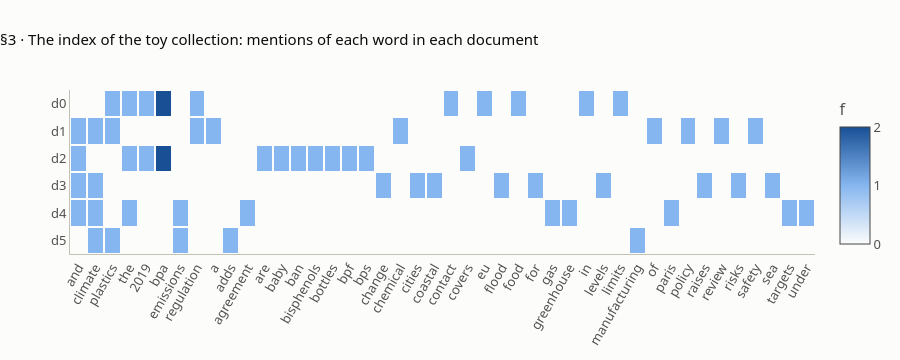
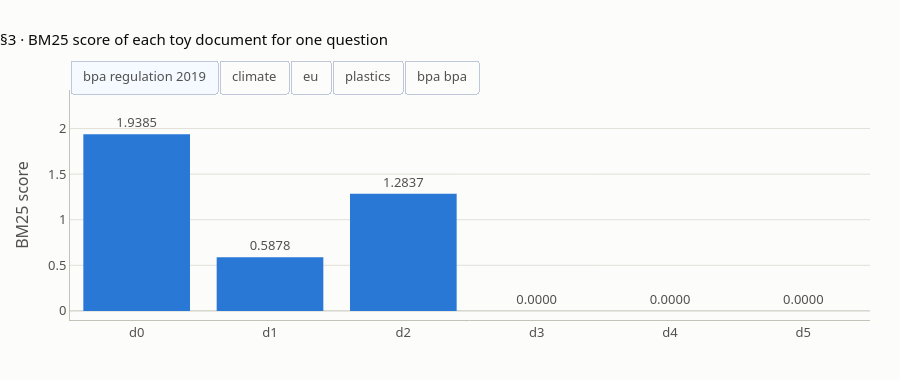

Notebook source saved alongside these figures, in order:
### Markdown cell above
## 3 · The index: word → the chunks that contain it

**What this verifies** (lesson §3), on the six-document **toy** collection of P3:
- the index itself: for every word, df (how many documents contain it) and idf (its weight);
- vocabulary 44, mean idf 1.089767 (computed before any flooring), floor 0.272442;
- the question "bpa regulation 2019" scores d0 1.938496, d2 1.28372, d1 0.587787, and the others 0.

**The charts.** The heatmap is the index: one row per document, one column per word; hover a cell for f, df and idf. The bar chart scores a question; the buttons switch questions. A document that shares no word with the question stays at 0.

### Code cell
TOY = [
    "BPA regulation (2019): the EU limits BPA in food-contact plastics.",
    "Climate policy and plastics: a review of chemical safety regulation.",
    "The 2019 BPA ban covers baby bottles; BPA, BPS and BPF are bisphenols.",
    "Climate change raises sea levels and flood risks for coastal cities.",
    "Greenhouse gas emissions and climate targets under the Paris Agreement.",
    "Plastics manufacturing adds climate emissions.",
]
TT = [tok_norm(d) for d in TOY]
toy = BM25Okapi(TT)
toy_df = collections.Counter(w for t in TT for w in set(t))
toy_raw = {w: math.log(len(TT) - n + 0.5) - math.log(n + 0.5) for w, n in toy_df.items()}
words = sorted(toy_df, key=lambda w: (-toy_df[w], w))
print("word          df  raw idf  idf used")
for w in words:
    print(f"{w:12s} {toy_df[w]:3d} {toy_raw[w]:+8.4f} {toy.idf[w]:9.6f}")
print()
check("§3 toy document lengths, avgdl", [[len(t) for t in TT], toy.avgdl], [[11, 10, 13, 11, 10, 5], 10.0])
check("§3 toy vocabulary", len(toy.idf), 44)
check("§3 toy mean idf (before the floor)", toy.average_idf, 1.089767, T6)
check("§3 toy floor = 0.25 × mean idf", 0.25 * toy.average_idf, 0.272442, T6)
q3 = tok_norm("bpa regulation 2019")
s3 = toy.get_scores(q3)
check("§3 'bpa regulation 2019' scores d0..d5", s3, [1.938496, 0.587787, 1.28372, 0, 0, 0], T6)
check("§3 ranking: d0, d2, d1 (the rest score 0)", [i for i in ranked(list(s3)) if s3[i] > 0], [0, 2, 1])
check("§3 the NumPy reference gives the same scores", float(np.abs(s3 - bm25_numpy(TT, q3)).max()), 0.0, 1e-12)

z = [[t.count(w) for w in words] for t in TT]
hover = [[f"d{i} · {w}<br>f (mentions here) = {t.count(w)}<br>df = {toy_df[w]} of 6 · idf used = {toy.idf[w]:.4f}"
          for w in words] for i, t in enumerate(TT)]
fig = go.Figure(go.Heatmap(z=z, x=words, y=[f"d{i}" for i in range(6)], text=hover, hoverinfo="text",
                           colorscale=[[0, SURFACE], [0.5, "#86b6ef"], [1, "#184f95"]], xgap=2, ygap=2,
                           colorbar=dict(title="f", tickvals=[0, 1, 2])))
fig.update_layout(title="§3 · The index of the toy collection: mentions of each word in each document", height=360,
                  xaxis=dict(tickangle=-60, showgrid=False), yaxis=dict(autorange="reversed", showgrid=False))
fig.show()

QS = ["bpa regulation 2019", "climate", "eu", "plastics", "bpa bpa"]
bars = {q: r5(toy.get_scores(tok_norm(q))) for q in QS}
fig = go.Figure(go.Bar(x=[f"d{i}" for i in range(6)], y=bars[QS[0]], marker=dict(color=BLUE),
                       text=[f"{v:.4f}" for v in bars[QS[0]]], textposition="outside",
                       hovertemplate="%{x}: score %{y:.6f}<extra></extra>"))
fig.update_layout(title="§3 · BM25 score of each toy document for one question", height=380,
                  yaxis=dict(title="BM25 score", range=[min(0, min(min(v) for v in bars.values())) - 0.1,
                                                         max(max(v) for v in bars.values()) * 1.25]),
                  updatemenus=[dict(type="buttons", direction="right", x=0, y=1.13, xanchor="left", showactive=True,
                                    buttons=[dict(label=q, method="restyle",
                                                  args=[{"y": [bars[q]], "text": [[f"{v:.4f}" for v in bars[q]]]}])
                                             for q in QS])])
fig.show()

### Figure 1 — Plotly figure (JSON) as saved in the notebook; plotly's stock layout.template omitted (floating-point values rounded to 4 significant figures; data arrays with more than 128 entries replaced by an {"elided": "..."} marker saying what was removed)
{"data": [{"colorbar": {"tickvals": [0, 1, 2], "title": {"text": "f"}}, "colorscale": [[0, "#fcfcfb"], [0.5, "#86b6ef"], [1, "#184f95"]], "hoverinfo": "text", "text": {"elided": "6x44 str values"}, "x": ["and", "climate", "plastics", "the", "2019", "bpa", "emissions", "regulation", "a", "adds", "agreement", "are", "baby", "ban", "bisphenols", "bottles", "bpf", "bps", "change", "chemical", "cities", "coastal", "contact", "covers", "eu", "flood", "food", "for", "gas", "greenhouse", "in", "levels", "limits", "manufacturing", "of", "paris", "policy", "raises", "review", "risks", "safety", "sea", "targets", "under"], "xgap": 2, "y": ["d0", "d1", "d2", "d3", "d4", "d5"], "ygap": 2, "z": {"elided": "6x44 int values"}, "type": "heatmap"}], "layout": {"xaxis": {"tickangle": -60, "showgrid": false}, "yaxis": {"autorange": "reversed", "showgrid": false}, "title": {"text": "§3 · The index of the toy collection: mentions of each word in each document"}, "height": 360}}

### Figure 2 — Plotly figure (JSON) as saved in the notebook; plotly's stock layout.template omitted (floating-point values rounded to 4 significant figures)
{"data": [{"hovertemplate": "%{x}: score %{y:.6f}<extra></extra>", "marker": {"color": "#2a78d6"}, "text": ["1.9385", "0.5878", "1.2837", "0.0000", "0.0000", "0.0000"], "textposition": "outside", "x": ["d0", "d1", "d2", "d3", "d4", "d5"], "y": [1.938, 0.5878, 1.284, 0.0, 0.0, 0.0], "type": "bar"}], "layout": {"yaxis": {"title": {"text": "BM25 score"}, "range": [-0.1, 2.423]}, "title": {"text": "§3 · BM25 score of each toy document for one question"}, "height": 380, "updatemenus": [{"buttons": [{"args": [{"y": [[1.938, 0.5878, 1.284, 0.0, 0.0, 0.0]], "text": [["1.9385", "0.5878", "1.2837", "0.0000", "0.0000", "0.0000"]]}], "label": "bpa regulation 2019", "method": "restyle"}, {"args": [{"y": [[0.0, 0.2724, 0.0, 0.2607, 0.2724, 0.3515]], "text": [["0.0000", "0.2724", "0.0000", "0.2607", "0.2724", "0.3515"]]}], "label": "climate", "method": "restyle"}, {"args": [{"y": [[1.243, 0.0, 0.0, 0.0, 0.0, 0.0]], "text": [["1.2433", "0.0000", "0.0000", "0.0000", "0.0000", "0.0000"]]}], "label": "eu", "method": "restyle"}, {"args": [{"y": [[0.0, 0.0, 0.0, 0.0, 0.0, 0.0]], "text": [["0.0000", "0.0000", "0.0000", "0.0000", "0.0000", "0.0000"]]}], "label": "plastics", "method": "restyle"}, {"args": [{"y": [[1.627, 0.0, 1.532, 0.0, 0.0, 0.0]], "text": [["1.6271", "0.0000", "1.5317", "0.0000", "0.0000", "0.0000"]]}], "label": "bpa bpa", "method": "restyle"}], "direction": "right", "showactive": true, "type": "buttons", "x": 0, "xanchor": "left", "y": 1.13}]}}
